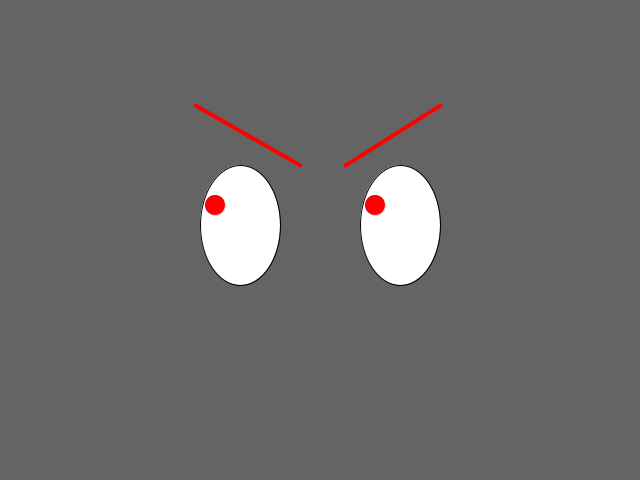
Frame 1 (no input)
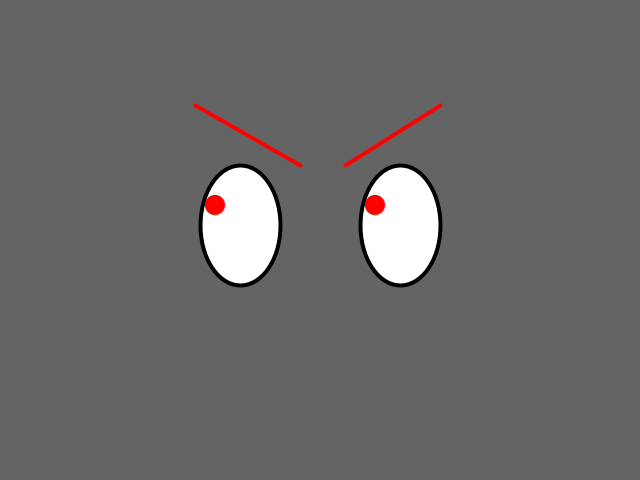
Frame 60 (the mouse pressed at the canvas centre just before this capture)
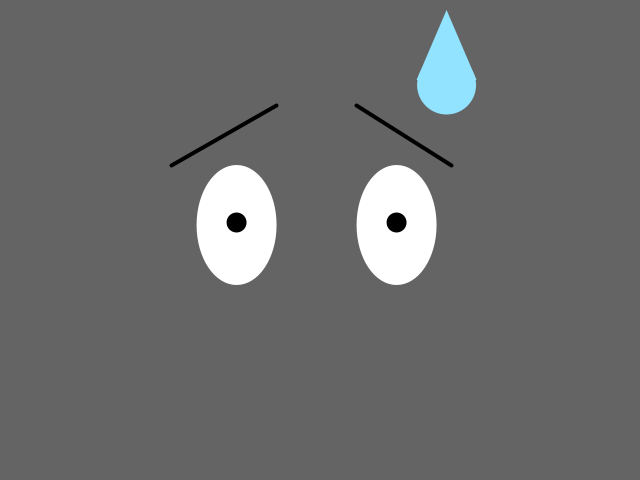
Frame 120 (the mouse held since frame 60 and released just before this capture)

The Processing sketch that drew these frames (run headless with seeded random() and noise(); from frame 60 on, the mouse is pressed at the canvas centre):

// Processing sketch: processing_20060
// ── processing_20060.pde

//float eyeRotate = map(mouseX, 0, width, (-1*PI/8), (2*PI/8)); (Why does this return 'NaN'?)
void setup() {
  size(640, 480);
  noStroke();
  smooth();
}

void draw() {
  background(100);

  if((mouseX >150 && mouseX < 500) && (mouseY > 100 && mouseY < 350)) //If close, get nervous!
  {

    //nervous twitch (inspired by: http://openprocessing.org/visuals/?visualID=7186)
    float shake = random(-5,5);

    fill(255);



    //Source Code modified from: http://openprocessing.org/visuals/?visualID=7078# 
    noStroke();
    ellipse(240+ shake, 225, 80, 120); //left eye
    ellipse(400+shake, 225, 80, 120); //right eye
    fill(0);
    float pupilX = map(mouseX, 0, width, 215, 265);
    float pupilY = map(mouseY, 0, height, 205, 240);
    float pupilA = map(mouseX, 0, width, 375, 425);

    ellipse(pupilX+shake, pupilY, 20, 20); //left pupil
    ellipse(pupilA+shake, pupilY, 20, 20); //right pupil
    
      //eyebrows
    strokeWeight(4);
    stroke(0);
    line(240+shake+40, 225-120, 240+shake-65, 225-60);
    line(400+shake+55, 225-60, 400+shake-40, 225-120);

    if(mousePressed == true)
    {
      //sweat
      fill(146, 227, 255);
      noStroke();
      beginShape();
      vertex(400+50+shake,10);
      vertex(370+50+shake,80);
      vertex(430+50+shake,80);
      endShape();
      arc(400+50+shake,85, 59,59, 0,2*PI);
      stroke(1);
    }

  
  }

  else //same thing, with angry eyebrows, red pupils
  {    
    fill(255);
    stroke(0);
    //Source Code modified from: http://openprocessing.org/visuals/?visualID=7078# 
    ellipse(240, 225, 80, 120); //left eye
    ellipse(400, 225, 80, 120); //right eye
    fill(255,0,0);
    float pupilX = map(mouseX, 0, width, 215, 265);
    float pupilY = map(mouseY, 0, height, 205, 240);
    float pupilA = map(mouseX, 0, width, 375, 425);
    strokeWeight(0);
    ellipse(pupilX, pupilY, 20, 20); //left pupil
    ellipse(pupilA, pupilY, 20, 20); //right pupil



    //eyebrows
    strokeWeight(4);
    stroke(255,0,0);
    line(240+60, 225-60, 240-45, 225-120);
    line(400+40, 225-120, 400-55, 225-60);
  }
}
